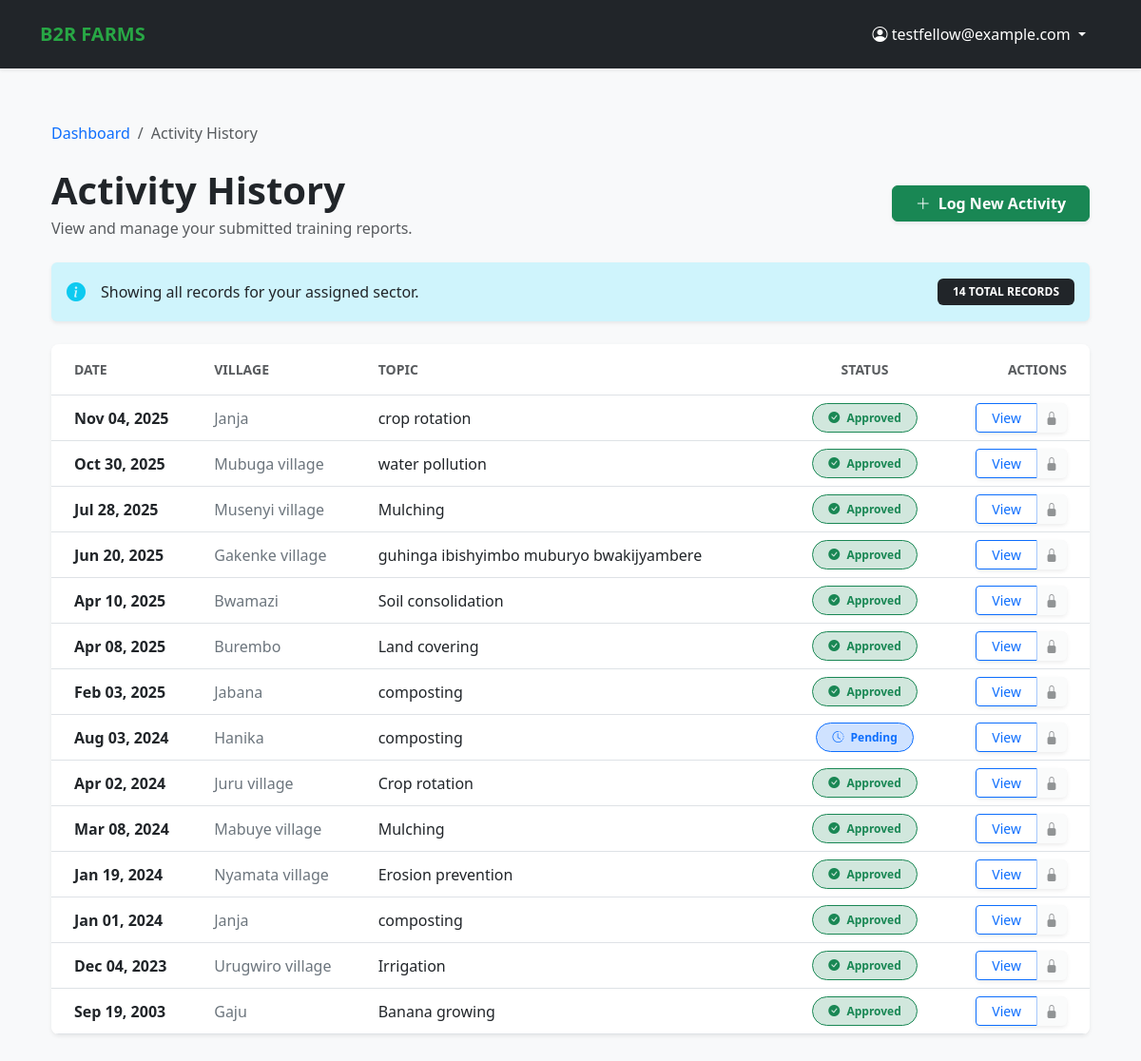
Screenshot of /activities/all-activities/ (signed in) with the database file from the repository.
### activities/models.py (models this page shows, shortened)
class TrainingActivity(models.Model):
    class Status(models.TextChoices):
        PENDING = 'PENDING', 'Pending Review'
        APPROVED = 'APPROVED', 'Approved'
        REVISION = 'REVISION', 'Needs Revision'
    fellow = models.ForeignKey(
        Fellow,
        on_delete=models.CASCADE,
        related_name='activities'
    )
    date = models.DateField(validators=[validate_not_future])
    sector = models.ForeignKey(
        Sector,
        on_delete=models.PROTECT,
        related_name='training_activities'
    )
    village_name = models.CharField(max_length=100)
    verified_village = models.CharField(
        max_length=100,
        blank=True,
        null=True,
        help_text="Standardized village name confirmed by Mentor upon approval."
    )
    number_of_farmers_trained = models.PositiveIntegerField(
        validators=[MinValueValidator(1, message="You must train at least one farmer.")]
    )
    training_topic = models.CharField(
        max_length=255,
        help_text="e.g., Mulching, Crop Rotation, Soil Conservation"
    )
    METHOD_CHOICES = [
        ('demonstration', 'Demonstration'),
        ('field_visit', 'Field Visit'),
        ('group_session', 'Group Session'),
        ('workshop', 'Workshop'),
    ]
    training_method = models.CharField(
        max_length=50,
        choices=METHOD_CHOICES
    )
    duration = models.DurationField(
        help_text="Format: HH:MM:SS (e.g., 02:30:00 for 2 hours and 30 mins)",
        default=timedelta(hours=1)
    )
    challenges_notes = models.TextField(blank=True, null=True)
    success_stories = models.TextField(blank=True, null=True)
    photos = models.ImageField(upload_to='training_photos/', blank=True, null=True)
    status = models.CharField(
        max_length=20,
        choices=Status.choices,
        default=Status.PENDING,
        help_text="The current approval status of this report."
    )
    approved_by = models.ForeignKey(
        settings.AUTH_USER_MODEL,
        on_delete=models.SET_NULL,
        null=True,
        blank=True,
        related_name='approved_activities'
    )
    is_resubmitted = models.BooleanField(default=False)
    mentor_comments = models.TextField(
        blank=True,
        null=True,
        help_text="Feedback provided by the assigned Mentor."
    )
    created_at = models.DateTimeField(auto_now_add=True)
    updated_at = models.DateTimeField(auto_now=True)
    class Meta:
        ordering = ['-date', 'sector__name']
        verbose_name_plural = "Training Activities"

### activities/views.py (the view)
# urls.py: path('all-activities/', views.all_activities_view, name='all_activities'),
@login_required
def all_activities_view(request):
    activities = TrainingActivity.objects.filter(fellow__user=request.user).order_by('-date')
    return render(request, 'activities/all_activities.html', {'activities': activities})

### activities/templates/activities/all_activities.html (shortened to what this page needs)
{% extends 'base.html' %}
{% block content %}
<div class="container py-4">
    <nav aria-label="breadcrumb" class="mb-4">
        <ol class="breadcrumb">
            <li class="breadcrumb-item"><a href="{% url 'fellow_dashboard' %}" class="text-decoration-none">Dashboard</a></li>
            <li class="breadcrumb-item active" aria-current="page">Activity History</li>
        </ol>
    </nav>
    <div class="d-flex flex-column flex-md-row justify-content-between align-items-md-center mb-4 gap-3">
        <div>
            <h1 class="fw-bold text-dark mb-1">Activity History</h1>
            <p class="text-muted mb-0">View and manage your submitted training reports.</p>
        </div>
        <div class="d-flex gap-2">
            <a href="{% url 'submit_activity' %}" class="btn btn-success px-4 fw-bold shadow-sm">
                <i class="bi bi-plus-lg me-2"></i>Log New Activity
            </a>
        </div>
    </div>
    <div class="alert alert-info border-0 shadow-sm d-flex justify-content-between align-items-center p-3 mb-4">
        <div class="d-flex align-items-center">
            <i class="bi bi-info-circle-fill fs-5 me-3 text-info"></i>
            <span class="fw-medium text-dark">Showing all records for your assigned sector.</span>
        </div>
        <span class="badge bg-dark px-3 py-2 text-uppercase">{{ activities|length }} Total Records</span>
    </div>
    <div class="card shadow-sm border-0 rounded-3 overflow-hidden">
        <div class="table-responsive">
            <table class="table table-hover align-middle mb-0">
                <thead class="bg-light">
                    <tr>
                        <th class="ps-4 py-3 text-uppercase small fw-bold text-muted">Date</th>
                        <th class="py-3 text-uppercase small fw-bold text-muted">Village</th>
                        <th class="py-3 text-uppercase small fw-bold text-muted">Topic</th>
                        <th class="py-3 text-uppercase small fw-bold text-muted text-center">Status</th>
                        <th class="pe-4 py-3 text-uppercase small fw-bold text-muted text-end">Actions</th>
                    </tr>
                </thead>
                <tbody>
                    {% for activity in activities %}
                    <tr>
                        <td class="ps-4 fw-bold text-dark">
                            {{ activity.date|date:"M d, Y" }}
                        </td>
                        <td class="text-secondary">
                            {{ activity.village_name }}
                        </td>
                        <td class="text-dark fw-medium">
                            {{ activity.training_topic|truncatechars:40 }}
                        </td>
                        <td class="text-center">
                            {% if activity.status == 'APPROVED' %}
                                <span class="badge rounded-pill bg-success-subtle text-success border border-success px-3 py-2">
                                    <i class="bi bi-check-circle-fill me-1"></i> Approved
                                </span>
                            {% elif activity.status == 'REVISION' %}
                                <span class="badge rounded-pill bg-warning-subtle text-warning-emphasis border border-warning px-3 py-2">
                                    <i class="bi bi-exclamation-triangle-fill me-1"></i> Revision
                                </span>
                            {% else %}
                                <span class="badge rounded-pill bg-primary-subtle text-primary border border-primary px-3 py-2">
                                    <i class="bi bi-clock-history me-1"></i> Pending
                                </span>
                            {% endif %}
                        </td>
                        <td class="pe-4 text-end">
                            <div class="btn-group shadow-sm">
                                <a href="{% url 'activity_detail' activity.pk %}" class="btn btn-outline-primary btn-sm px-3">
                                    View
                                </a>
                                {% if activity.status == 'REVISION' %}
                                    <a href="{% url 'edit_report' activity.pk %}" class="btn btn-warning btn-sm px-3 fw-bold">
                                        Edit
                                    </a>
                                {% else %}
                                    <button class="btn btn-light btn-sm text-muted" disabled title="Locked">
                                        <i class="bi bi-lock-fill"></i>
                                    </button>
                                {% endif %}
                            </div>
                        </td>
                    </tr>
                    {% endfor %}
                </tbody>
            </table>
        </div>
    </div>
</div>
{% endblock %}

### bridge2Rwanda_fellowship_management_system/templates/base.html (shortened to what this page needs)
{% load static %}
<!DOCTYPE html>
<html lang="en">
<head>
    <link href="https://cdn.jsdelivr.net/npm/bootstrap@5.3.0/dist/css/bootstrap.min.css" rel="stylesheet">
    <link rel="stylesheet" href="https://cdn.jsdelivr.net/npm/bootstrap-icons@1.10.0/font/bootstrap-icons.css">
</head>
<body>
    <nav class="navbar navbar-expand-lg navbar-dark bg-dark shadow-sm py-3">
        <div class="container">
            <a class="navbar-brand" href="/">B2R FARMS</a>
            <div class="collapse navbar-collapse" id="navbarNav">
                <ul class="navbar-nav ms-auto">
                    {% if user.is_authenticated %}
                        <li class="nav-item dropdown">
                            <a class="nav-link dropdown-toggle btn btn-outline-secondary btn-sm px-3 text-white" href="#" id="userDropdown" role="button" data-bs-toggle="dropdown">
                                <i class="bi bi-person-circle"></i> {{ user.email }}
                            </a>
                        </li>
                    {% else %}
                        <li class="nav-item">
                            <a class="btn btn-success btn-sm px-4" href="{% url 'login' %}">Login</a>
                        </li>
                    {% endif %}
                </ul>
            </div>
        </div>
    </nav>
    <main class="container py-2">
        {% block content %}{% endblock %}
    </main>
</body>
</html>

### bridge2Rwanda_fellowship_management_system/templates/base.html (style rules this page uses)
.navbar-brand { font-weight: 800; color: #28a745 !important; }
body { background-color: #f8f9fa; font-family: 'Segoe UI', sans-serif; }

### rows the page displays
TrainingActivity: date "Nov 04, 2025", village_name "Janja", training_topic "crop rotation", status "APPROVED" (drawn)
TrainingActivity: date "Oct 30, 2025", village_name "Mubuga village", training_topic "water pollution", status "APPROVED" (drawn)
TrainingActivity: date "Jul 28, 2025", village_name "Musenyi village", training_topic "Mulching", status "APPROVED" (drawn)
TrainingActivity: date "Jun 20, 2025", village_name "Gakenke village", training_topic "guhinga ibishyimbo muburyo bwakijyambere", status "APPROVED" (drawn)
TrainingActivity: date "Apr 10, 2025", village_name "Bwamazi", training_topic "Soil consolidation", status "APPROVED" (drawn)
TrainingActivity: date "Apr 08, 2025", village_name "Burembo", training_topic "Land covering", status "APPROVED" (drawn)
TrainingActivity: date "Feb 03, 2025", village_name "Jabana", training_topic "composting", status "APPROVED" (drawn)
TrainingActivity: date "Aug 03, 2024", village_name "Hanika", training_topic "composting", status "PENDING" (drawn)
TrainingActivity: date "Apr 02, 2024", village_name "Juru village", training_topic "Crop rotation", status "APPROVED" (drawn)
TrainingActivity: date "Mar 08, 2024", village_name "Mabuye village", training_topic "Mulching", status "APPROVED" (drawn)
TrainingActivity: date "Jan 19, 2024", village_name "Nyamata village", training_topic "Erosion prevention", status "APPROVED" (drawn)
TrainingActivity: date "Jan 01, 2024", village_name "Janja", training_topic "composting", status "APPROVED" (drawn)
TrainingActivity: date "Dec 04, 2023", village_name "Urugwiro village", training_topic "Irrigation", status "APPROVED" (drawn)
TrainingActivity: date "Sep 19, 2003", village_name "Gaju", training_topic "Banana growing", status "APPROVED" (drawn)

### other values shown
{{ user.email }} "testfellow@example.com"
{{ activities|length }} "14"
